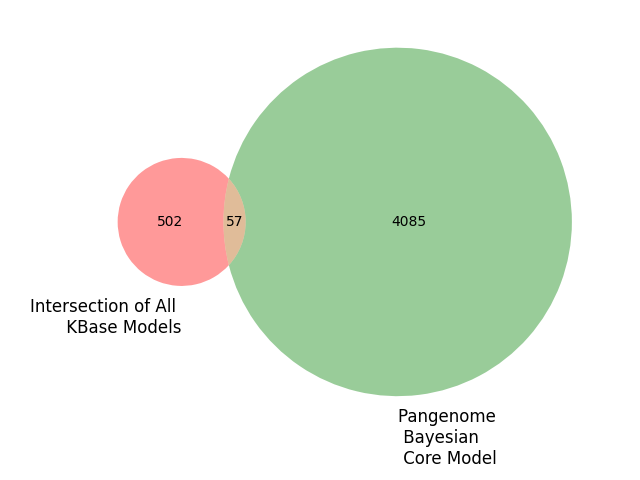

Write the Python code that produced this figure.
import matplotlib.pyplot as plt
from matplotlib_venn import venn2
import cobra

# Load the models
gem_intersection = cobra.io.read_sbml_model('kbase_models/MIT1002_intersection.sbml')
gem_bayesian_core = cobra.io.load_json_model('kbase_models/alteromonas_bayesian_core.json')

# Make a file to list the reactions that the two models have in common
rxn_file = open("kbase_models/pangenome_vs_intersection_rxns.txt", "w")

# Get the reactions that the two have in common
for reaction in gem_intersection.reactions:
    if reaction.id[0:-3] in [r.id for r in gem_bayesian_core.reactions]:
        if 'bigg.reaction' in reaction.annotation.keys():
            bigg_id = reaction.annotation['bigg.reaction']
        else:
            bigg_id = 'No BiGG ID'
        lower_bound = reaction.lower_bound
        upper_bound = reaction.upper_bound
        readable_reaction_string = " + ".join([f"{coefficient} {met.name}" for met, coefficient in reaction.metabolites.items()])
        rxn_file.write(f"{reaction.id} | {bigg_id} | Bounds: [{lower_bound}, {upper_bound}] | {reaction.name} | {readable_reaction_string}\n")

# Close the file
rxn_file.close()

# Make a venn diagram
venn2([set([r.id[0:-3] for r in gem_intersection.reactions]),
       set([r.id for r in gem_bayesian_core.reactions])],
       set_labels=('Intersection of All \n KBase Models',
                   'Pangenome \n Bayesian \n Core Model')
       )

# Style
plt.tight_layout()  # This alone doesn't keep labels from hanging off

# Save the figure
plt.savefig('kbase_models/pangenome_vs_intersection.png')